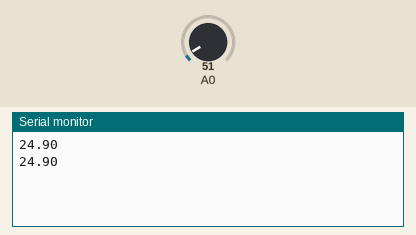
Recording of a sketch running on a simulated Arduino Uno, built with avr-gcc and run on an emulated ATmega328P. Parts: the last lines printed to the serial monitor. Inputs (shaded band) come from the test bench; at power-on: A0 = 51.

Above: at 1.8 s.
1.9 s: A0 set to 61
At 2.8 s:
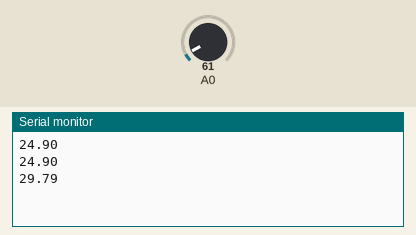
3.4 s: A0 set to 71
At 4.7 s:
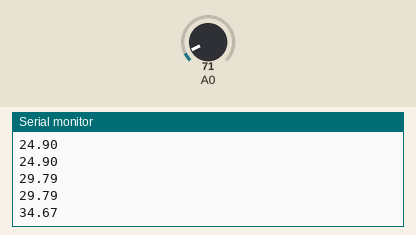
Timing chart, 0 to 6.4 s (numbered marks = the images above; inputs shaded):
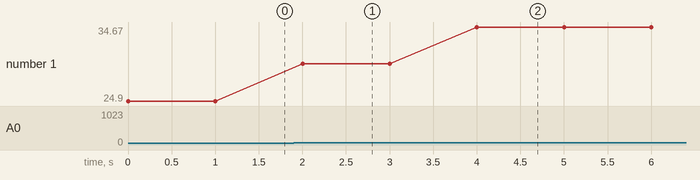

The sketch:

Temp_LM35_.ino
```cpp
void setup() {
  Serial.begin ( 9600 );
}

void loop() {
  int value ;
  value = analogRead ( A0 );
  //LM 온도 구하는 공식
  //온도(℃) = (5.0 x LM35출력값 x 100) / 1024.0
  float temp_value = ( 5.0 * value *100 ) / 1024 ;
  Serial.println ( temp_value);
  delay ( 1000 );
}
```

Measured:
- after the input at 1.9 s, the serial monitor: prints a new line after 0.10 s (image 1)
- after the input at 3.4 s, the serial monitor: prints a new line after 0.60 s (image 2)
- plotted number 1: 24.9 → 29.79 after the input at 1.9 s, 29.79 → 34.67 after the input at 3.4 s
